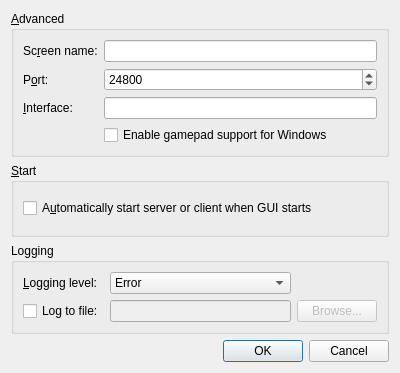
<?xml version="1.0" encoding="UTF-8"?>
<ui version="4.0">
 <class>SettingsDialogBase</class>
 <widget class="QDialog" name="SettingsDialogBase">
  <property name="geometry">
   <rect>
    <x>0</x>
    <y>0</y>
    <width>400</width>
    <height>373</height>
   </rect>
  </property>
  <property name="windowTitle">
   <string>Settings</string>
  </property>
  <layout class="QGridLayout">
   <item row="0" column="0" colspan="2">
    <widget class="QGroupBox" name="m_pGroupAdvanced">
     <property name="title">
      <string>&amp;Advanced</string>
     </property>
     <layout class="QGridLayout">
      <item row="0" column="0">
       <widget class="QLabel" name="m_pLabel_19">
        <property name="text">
         <string>Sc&amp;reen name:</string>
        </property>
        <property name="buddy">
         <cstring>m_pLineEditScreenName</cstring>
        </property>
       </widget>
      </item>
      <item row="0" column="1">
       <widget class="QLineEdit" name="m_pLineEditScreenName">
        <property name="enabled">
         <bool>true</bool>
        </property>
       </widget>
      </item>
      <item row="1" column="0">
       <widget class="QLabel" name="m_pLabel_20">
        <property name="text">
         <string>P&amp;ort:</string>
        </property>
        <property name="buddy">
         <cstring>m_pSpinBoxPort</cstring>
        </property>
       </widget>
      </item>
      <item row="1" column="1">
       <widget class="QSpinBox" name="m_pSpinBoxPort">
        <property name="enabled">
         <bool>true</bool>
        </property>
        <property name="maximum">
         <number>65535</number>
        </property>
        <property name="value">
         <number>24800</number>
        </property>
       </widget>
      </item>
      <item row="2" column="0">
       <widget class="QLabel" name="m_pLabel_21">
        <property name="text">
         <string>&amp;Interface:</string>
        </property>
        <property name="buddy">
         <cstring>m_pLineEditInterface</cstring>
        </property>
       </widget>
      </item>
      <item row="2" column="1">
       <widget class="QLineEdit" name="m_pLineEditInterface">
        <property name="enabled">
         <bool>true</bool>
        </property>
       </widget>
      </item>
      <item row="3" column="1">
       <widget class="QCheckBox" name="m_pCheckBoxGameDevice">
        <property name="text">
         <string>Enable gamepad support for Windows</string>
        </property>
       </widget>
      </item>
     </layout>
    </widget>
   </item>
   <item row="1" column="0" colspan="2">
    <widget class="QGroupBox" name="m_pGroupStart">
     <property name="title">
      <string>&amp;Start</string>
     </property>
     <layout class="QVBoxLayout">
      <item>
       <widget class="QCheckBox" name="m_pCheckBoxAutoConnect">
        <property name="text">
         <string>A&amp;utomatically start server or client when GUI starts</string>
        </property>
       </widget>
      </item>
     </layout>
    </widget>
   </item>
   <item row="3" column="0" colspan="2">
    <widget class="QDialogButtonBox" name="buttonBox">
     <property name="orientation">
      <enum>Qt::Horizontal</enum>
     </property>
     <property name="standardButtons">
      <set>QDialogButtonBox::Cancel|QDialogButtonBox::Ok</set>
     </property>
    </widget>
   </item>
   <item row="2" column="0" colspan="2">
    <widget class="QGroupBox" name="m_pGroupLog">
     <property name="title">
      <string>Logging</string>
     </property>
     <layout class="QGridLayout" name="gridLayout">
      <item row="0" column="0">
       <widget class="QLabel" name="m_pLabel_3">
        <property name="text">
         <string>&amp;Logging level:</string>
        </property>
        <property name="buddy">
         <cstring>m_pComboLogLevel</cstring>
        </property>
       </widget>
      </item>
      <item row="1" column="0">
       <widget class="QCheckBox" name="m_pCheckBoxLogToFile">
        <property name="text">
         <string>Log to file:</string>
        </property>
       </widget>
      </item>
      <item row="1" column="1">
       <widget class="QLineEdit" name="m_pLineEditLogFilename">
        <property name="enabled">
         <bool>false</bool>
        </property>
       </widget>
      </item>
      <item row="1" column="2">
       <widget class="QPushButton" name="m_pButtonBrowseLog">
        <property name="enabled">
         <bool>false</bool>
        </property>
        <property name="text">
         <string>Browse...</string>
        </property>
       </widget>
      </item>
      <item row="0" column="1">
       <widget class="QComboBox" name="m_pComboLogLevel">
        <item>
         <property name="text">
          <string>Error</string>
         </property>
        </item>
        <item>
         <property name="text">
          <string>Warning</string>
         </property>
        </item>
        <item>
         <property name="text">
          <string>Note</string>
         </property>
        </item>
        <item>
         <property name="text">
          <string>Info</string>
         </property>
        </item>
        <item>
         <property name="text">
          <string>Debug</string>
         </property>
        </item>
        <item>
         <property name="text">
          <string>Debug1</string>
         </property>
        </item>
        <item>
         <property name="text">
          <string>Debug2</string>
         </property>
        </item>
       </widget>
      </item>
     </layout>
    </widget>
   </item>
  </layout>
 </widget>
 <tabstops>
  <tabstop>m_pLineEditScreenName</tabstop>
  <tabstop>m_pSpinBoxPort</tabstop>
  <tabstop>m_pLineEditInterface</tabstop>
  <tabstop>m_pCheckBoxAutoConnect</tabstop>
  <tabstop>m_pComboLogLevel</tabstop>
  <tabstop>m_pCheckBoxLogToFile</tabstop>
  <tabstop>m_pLineEditLogFilename</tabstop>
  <tabstop>m_pButtonBrowseLog</tabstop>
  <tabstop>buttonBox</tabstop>
 </tabstops>
 <resources/>
 <connections>
  <connection>
   <sender>buttonBox</sender>
   <signal>accepted()</signal>
   <receiver>SettingsDialogBase</receiver>
   <slot>accept()</slot>
   <hints>
    <hint type="sourcelabel">
     <x>266</x>
     <y>340</y>
    </hint>
    <hint type="destinationlabel">
     <x>157</x>
     <y>274</y>
    </hint>
   </hints>
  </connection>
  <connection>
   <sender>buttonBox</sender>
   <signal>rejected()</signal>
   <receiver>SettingsDialogBase</receiver>
   <slot>reject()</slot>
   <hints>
    <hint type="sourcelabel">
     <x>334</x>
     <y>340</y>
    </hint>
    <hint type="destinationlabel">
     <x>286</x>
     <y>274</y>
    </hint>
   </hints>
  </connection>
 </connections>
</ui>
